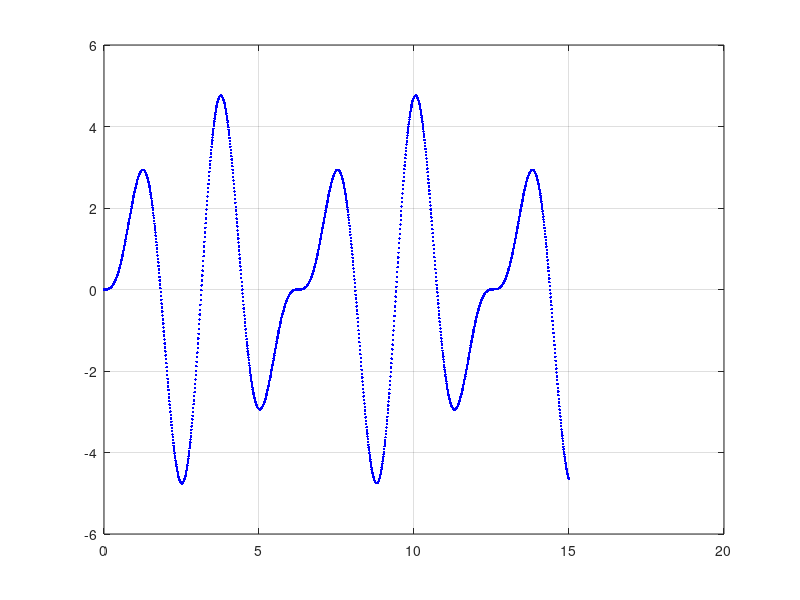
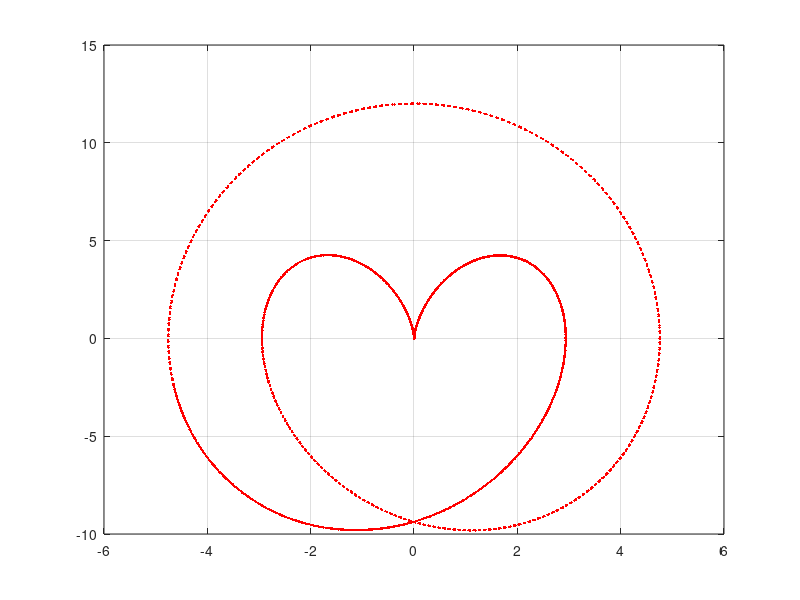

MATLAB code for these plots, in order:
function graf_ej9
    y10 = 0;
    y20 = 0;
    t0 = 0;
    Dt = 1E-2;
    NDt = 1500;
    w=1/2;

    y = zeros(2,NDt);
    t = zeros(1,NDt);
    k1 = zeros(2,1);
    k2 = zeros(2,1);

    function [edo] = f_edo(y,t)
        edo(1,1) = y(2) + sin(3*t) * 0;
        edo(2,1) = -4 * y(1) + sin(3*t) * 10;
    end

    for j=1:NDt - 1
        ya = y(:,j);

        k1 = Dt * f_edo(ya,t(j));

        yg = ya + k1/(2*w);
        tg = t(j) + Dt/(2*w);

        k2 = Dt * f_edo(yg,tg);

        y(:,j+1) = ya + (1-w) * k1 + w*k2;
        t(j+1) = t(j) + Dt;
    end
    
    figure(1)
    plot(t,y(1,:),'.b')
    grid on

    figure(2)
    plot(y(1,:),y(2,:),'.r')
    grid on

endfunction
